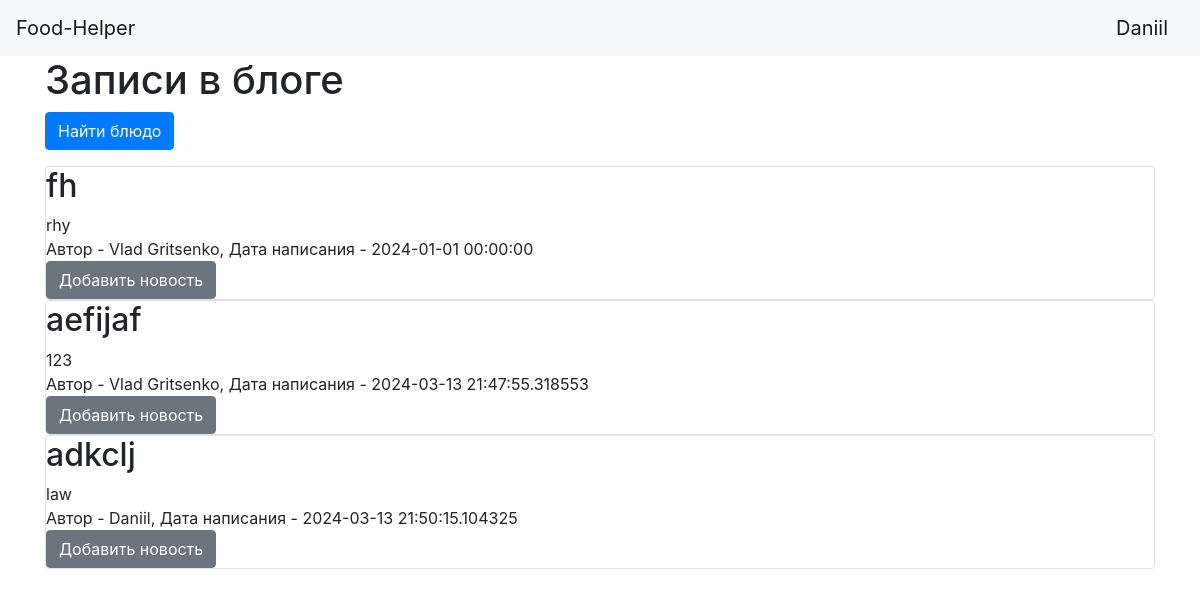
/ (signed in), run on the app's committed database.
### data/users.py (models this page shows, shortened)
class User(SqlAlchemyBase, UserMixin):
    __tablename__ = 'users'
    id = sqlalchemy.Column(sqlalchemy.Integer, primary_key=True, autoincrement=True)
    name = sqlalchemy.Column(sqlalchemy.String, nullable=True)
    about = sqlalchemy.Column(sqlalchemy.String, nullable=True)
    email = sqlalchemy.Column(sqlalchemy.String, index=True, unique=True, nullable=True)
    hashed_password = sqlalchemy.Column(sqlalchemy.String, nullable=True)
    created_date = sqlalchemy.Column(sqlalchemy.DateTime, default=datetime.datetime.now)
    news = orm.relationship("News", back_populates='user')

### data/news.py (models this page shows)
class News(SqlAlchemyBase):
    __tablename__ = 'news'
    id = sqlalchemy.Column(sqlalchemy.Integer,
                           primary_key=True, autoincrement=True)
    title = sqlalchemy.Column(sqlalchemy.String, nullable=True)
    content = sqlalchemy.Column(sqlalchemy.String, nullable=True)
    created_date = sqlalchemy.Column(sqlalchemy.DateTime,
                                     default=datetime.datetime.now)
    is_private = sqlalchemy.Column(sqlalchemy.Boolean, default=True)
    user_id = sqlalchemy.Column(sqlalchemy.Integer,
                                sqlalchemy.ForeignKey("users.id"))
    user = orm.relationship('User')

### main.py (the view)
@app.route("/")
def index():
    db_sess = db_session.create_session()
    news = db_sess.query(News).filter(News.is_private != True)
    if current_user.is_authenticated:
        news = db_sess.query(News).filter(
            (News.user == current_user) | (News.is_private != True))
    else:
        news = db_sess.query(News).filter(News.is_private != True)
    return render_template("index.html", news=news)

### data/db_session.py (called while the page is built)
def create_session() -> Session:
    global __factory
    return __factory()

### main.py (called while the page is built)
@login_manager.user_loader
def load_user(user_id):
    db_sess = db_session.create_session()
    return db_sess.query(User).get(user_id)

### templates/index.html
{% extends "base.html" %}
{% block content %}
<h1>Записи в блоге</h1>
<p>
    <a class="btn btn-primary " href="/search_dish">Найти блюдо</a>
</p>
{% for item in news%}
<div class="col-md6 border rounded">
    <h2>{{item.title}}</h2>
    <div>
        {{item.content}}
    </div>
    <div>
        Автор - {{item.user.name}}, Дата написания - {{item.created_date}}
    </div>
    {% if current_user.is_authenticated %}
    <a href="news" class="btn btn-secondary">Добавить новость</a>
{% endif %}
</div>
{% endfor %}
{% endblock %}

### templates/base.html (shortened to what this page needs)
<!doctype html>
<html lang="en">
<head>
    <link rel="stylesheet"
          href="https://stackpath.bootstrapcdn.com/bootstrap/4.4.1/css/bootstrap.min.css"
>
</head>
<body>
<header>
    <nav class="navbar navbar-light bg-light">
        <a class="navbar-brand" href="/">Food-Helper</a>
        {% if current_user.is_authenticated %}
    <a class="navbar-brand" href="/logout">{{ current_user.name }}</a>
{% else %}
    <p>
        <a class="btn btn-primary " href="/register">Зарегистрироваться</a>
        <a class="btn btn-success" href="/login">Войти</a>
    </p>
{% endif %}
    </nav>
</header>
<main role="main" class="container">
    {% block content %}{% endblock %}
</main>
</body>
</html>

### data on the page
User: name "Daniil"
News: title "fh", content "rhy", user.name "Vlad Gritsenko", created_date "2024-01-01 00:00:00"
News: title "aefijaf", content "123", user.name "Vlad Gritsenko", created_date "2024-03-13 21:47:55.318553"
News: title "adkclj", content "law", user.name "Daniil", created_date "2024-03-13 21:50:15.104325"
